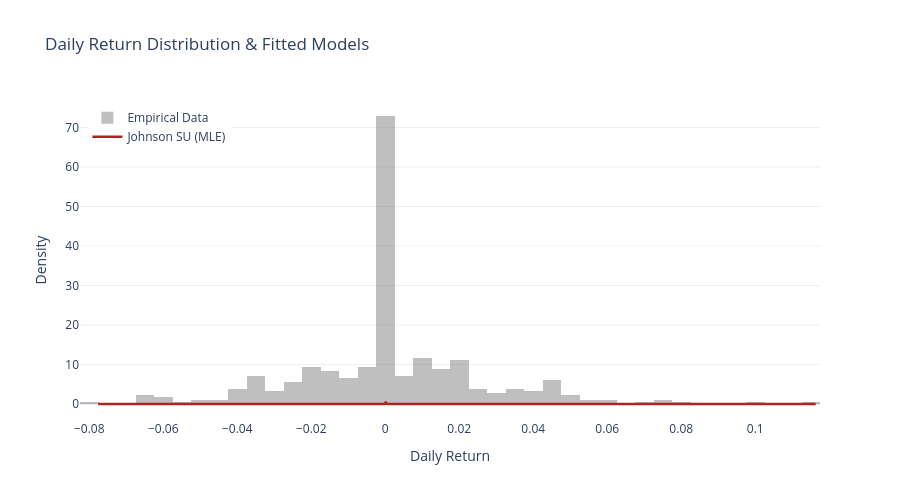

Source (notebook cell):
### Code cell
# Optional: If you have a massive spike of literal 0.0 values, 
# uncomment the line below to fit only active trading days:
active_returns = ng_16['Log_Returns'][ng_16['Log_Returns'] != 0]
active_returns = ng_16['Log_Returns']

# Calculate dynamic starting hints for the optimization engine
mean_guess = np.mean(active_returns)
std_guess = np.std(active_returns)

# REMOVE fa=0.0 entirely to let the Johnson SU capture market asymmetry
a_mle, b_mle, loc_mle, scale_mle = stats.johnsonsu.fit(
    active_returns, 
    loc=mean_guess,   # Starting point guess
    scale=std_guess   # Starting point guess
)

print(f"Refined Parameters:\na: {a_mle:.4f}\nb: {b_mle:.4f}\nloc: {loc_mle:.4f}\nscale: {scale_mle:.4f}")

plot_modelfitness(active_returns,a_mle, b_mle, loc_mle, scale_mle )

### Figure 1 — Plotly figure (JSON) as saved in the notebook; plotly's stock layout.template omitted (floating-point values rounded to 4 significant figures; data arrays with more than 128 entries replaced by an {"elided": "..."} marker saying what was removed)
{"data": [{"histnorm": "probability density", "marker": {"color": "gray"}, "name": "Empirical Data", "nbinsx": 60, "opacity": 0.5, "type": "histogram", "x": {"elided": "362 float values"}}, {"line": {"color": "firebrick", "width": 2.5}, "mode": "lines", "name": "Johnson SU (MLE)", "type": "scatter", "x": {"elided": "500 float values"}, "y": {"elided": "500 float values"}}], "layout": {"height": 500, "hovermode": "x unified", "legend": {"x": 0.01, "xanchor": "left", "y": 0.99, "yanchor": "top"}, "title": {"text": "Daily Return Distribution & Fitted Models"}, "width": 900, "xaxis": {"title": {"text": "Daily Return"}}, "yaxis": {"title": {"text": "Density"}}}}
